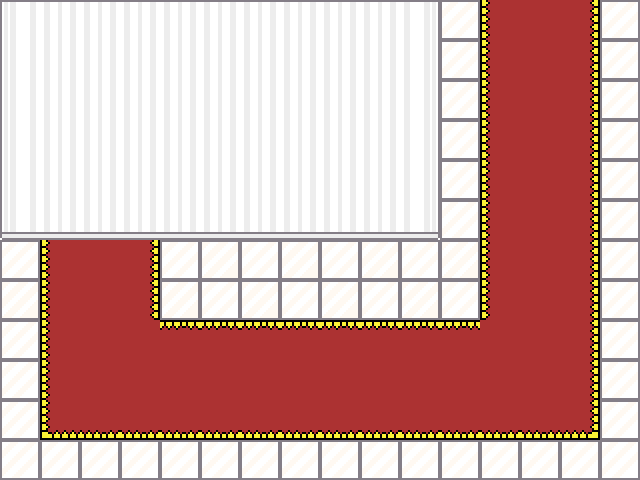

This is a level from a 2D game, rendered from its Tiled map with the project's own tilesets. A one-line summary and the complete map file follow:
An orthogonal 16x12 tile map with 40x40 px tiles, 1 tile layer (Tiles) and 11 objects (elevatordoor, transition, interactable, entry_elevator, entry).

<map version="1.10" tiledversion="1.10.0" orientation="orthogonal" renderorder="right-down" width="16" height="12" tilewidth="40" tileheight="40" infinite="0" nextlayerid="5" nextobjectid="12">
 <editorsettings>
  <export target="stadium_entry_light.lua" format="lua" />
 </editorsettings>
 <properties>
  <property name="light" type="bool" value="true" />
 </properties>
 <tileset firstgid="1" source="../tilesets/stadium_light.tsx" />
 <layer id="1" name="Tiles" width="16" height="12">
  <data encoding="csv">
28,29,29,29,29,29,29,29,29,29,30,31,13,14,15,31,
34,35,35,35,35,35,35,35,35,35,36,31,13,14,15,31,
34,35,35,35,35,35,35,35,35,35,36,31,13,14,15,31,
34,35,35,35,35,35,35,35,35,35,36,31,13,14,15,31,
34,35,35,35,35,35,35,35,35,35,36,31,13,14,15,31,
40,41,41,41,41,41,41,41,41,41,42,31,13,14,15,31,
31,13,14,15,31,32,31,32,31,32,31,32,13,14,15,31,
32,13,14,15,32,31,32,31,32,31,32,31,13,14,15,31,
31,13,14,14,8,8,8,8,8,8,8,8,14,14,15,31,
31,13,14,14,14,14,14,14,14,14,14,14,14,14,15,31,
31,19,20,20,20,20,20,20,20,20,20,20,20,20,21,31,
31,31,31,31,31,31,31,31,31,31,31,31,31,31,31,31
</data>
 </layer>
 <objectgroup color="#0000ff" id="4" name="collisions">
  <object id="6" x="160" y="200" width="280" height="40" />
  <object id="7" x="0" y="200" width="40" height="40" />
  <object id="8" x="-40" y="200" width="40" height="320" />
  <object id="9" x="0" y="480" width="680" height="40" />
  <object id="10" x="640" y="0" width="40" height="480" />
  <object id="11" x="400" y="0" width="40" height="200" />
 </objectgroup>
 <objectgroup color="#ff00ff" id="2" name="objects">
  <object id="1" name="elevatordoor" x="40" y="200" width="120" height="40" />
  <object id="2" name="transition" x="440" y="-40" width="200" height="40">
   <properties>
    <property name="map" value="stadium" />
    <property name="marker" value="entry" />
   </properties>
  </object>
  <object id="5" name="interactable" x="390" y="-105">
   <properties>
    <property name="solid" type="bool" value="true" />
    <property name="text1" value="* (There's a giant toilet-shaped toilet blocking your way.)" />
    <property name="text2" value="* (That can only mean that this area is unfinished.)" />
    <property name="texture" value="toilet" />
   </properties>
   <point />
  </object>
 </objectgroup>
 <objectgroup color="#aa00ff" id="3" name="markers">
  <object id="3" name="entry_elevator" x="100" y="280">
   <point />
  </object>
  <object id="4" name="entry" x="540" y="40">
   <point />
  </object>
 </objectgroup>
</map>
